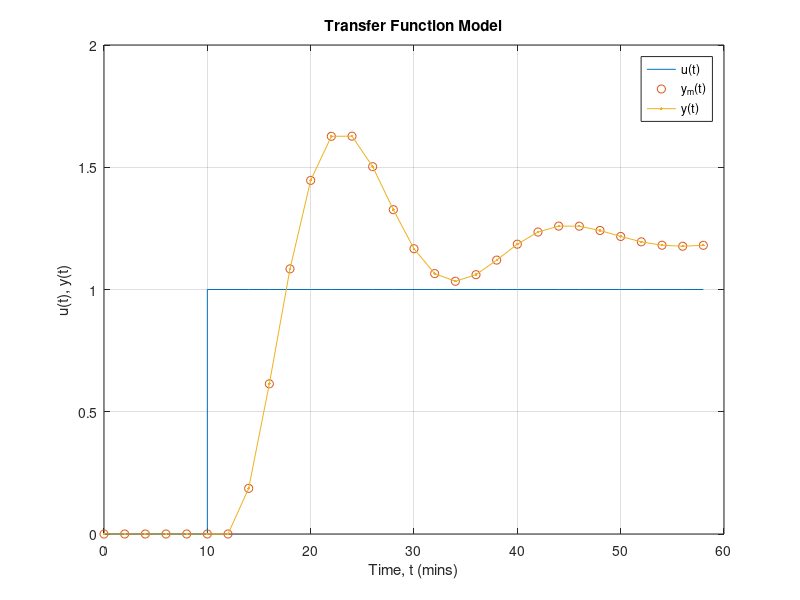
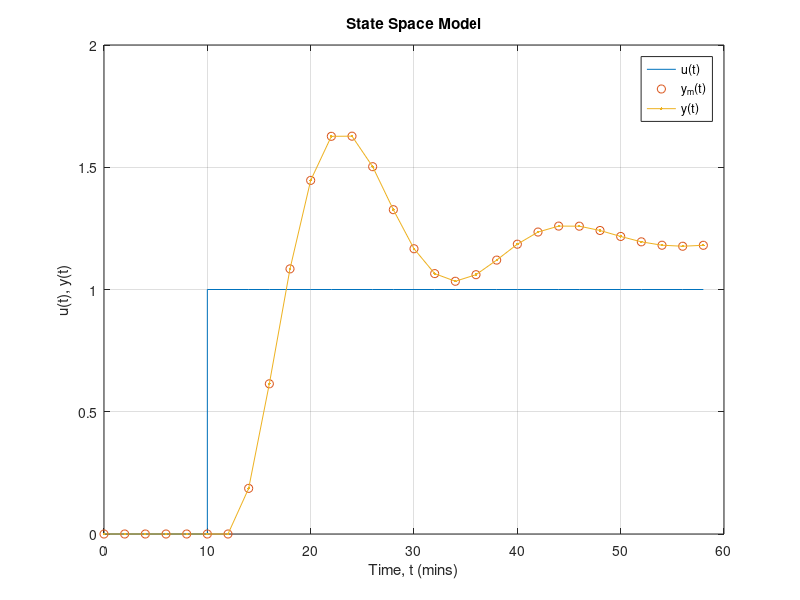

Recreate these plots in MATLAB, in order.
%% ARX model identification benchmark data
% Fits an ARX model to system identificaton data

pkg load control

% Data from GEL-7017 course HW4
data = load('data/TP04_Q1a.mat');
nT = size(data.u, 1);
assert(size(data.y, 1) == nT)

% Sampling period
Ts = 2;
t = Ts * (0:nT-1)';

% Model dimensions
na = 2;
nb = 2;
nk = 1;

% Identify ARX transfer function model
id_data = iddata(data.y, data.u, Ts);
sys = arx(id_data, 'na', na, 'nb', nb, 'nk', nk);

% Simulate model
e = zeros(size(data.u));
[y, t, x] = lsim(sys, [data.u e], t);

display(sys)

% Save data and results to CSV file
fid = fopen('data/TP04_Q1a.csv', 'w');
fprintf(fid, 't,u_data,x1,x2,x3,y,y_data\n');
fclose(fid);
dlmwrite('data/TP04_Q1a.csv', [t data.u x y data.y], '-append');

figure()
stairs(t, data.u, '-'); hold on
plot(t, data.y, 'o'); hold on
plot(t, y, '.-')
xlabel('Time, t (mins)')
ylabel('u(t), y(t)')
title('Transfer Function Model')
legend('u(t)', 'y_m(t)', 'y(t)')
grid on

% Print with more decimal places
fprintf("\nTransfer Function Parameters\n")
fprintf("Numerator:\n")
fprintf("%12.8f %12.8f %12.8f %12.8f\n", sys.num{1})
fprintf("Denomenator:\n")
fprintf("%12.8f %12.8f %12.8f %12.8f\n", sys.den{1})

% When x0 is returned, a state-space model is identified
% (observer canonical form?)
[sys_ss, x0] = arx(id_data, 'na', na, 'nb', nb, 'nk', nk);

fprintf("Initial state: [%f %f %f]", x0)
display(sys_ss)

% Simulate state space model
t = Ts * (0:nT-1)';
[y, t, x] = lsim(sys_ss, data.u, t);

figure()
stairs(t, data.u, '-'); hold on
plot(t, data.y, 'o'); hold on
plot(t, y, '.-')
xlabel('Time, t (mins)')
ylabel('u(t), y(t)')
title('State Space Model')
legend('u(t)', 'y_m(t)', 'y(t)')
grid on

% Save data and results to CSV file
fid = fopen('data/TP04_Q1a_ss.csv', 'w');
fprintf(fid, 't,u_data,x1,x2,x3,y,y_data\n');
fclose(fid);
dlmwrite('data/TP04_Q1a_ss.csv', [t data.u x y data.y], '-append');

% Print with more decimal places
fprintf("\nState Space Model Matrices\n")
fprintf("A:\n")
fprintf("%12.8f %12.8f %12.8f\n", sys_ss.a')
fprintf("B:\n")
fprintf("%12.8f\n", sys_ss.b)
fprintf("C:\n")
fprintf("%12.8f %12.8f %12.8f\n", sys_ss.c)
fprintf("D:\n")
fprintf("%12.8f\n", sys_ss.d)
